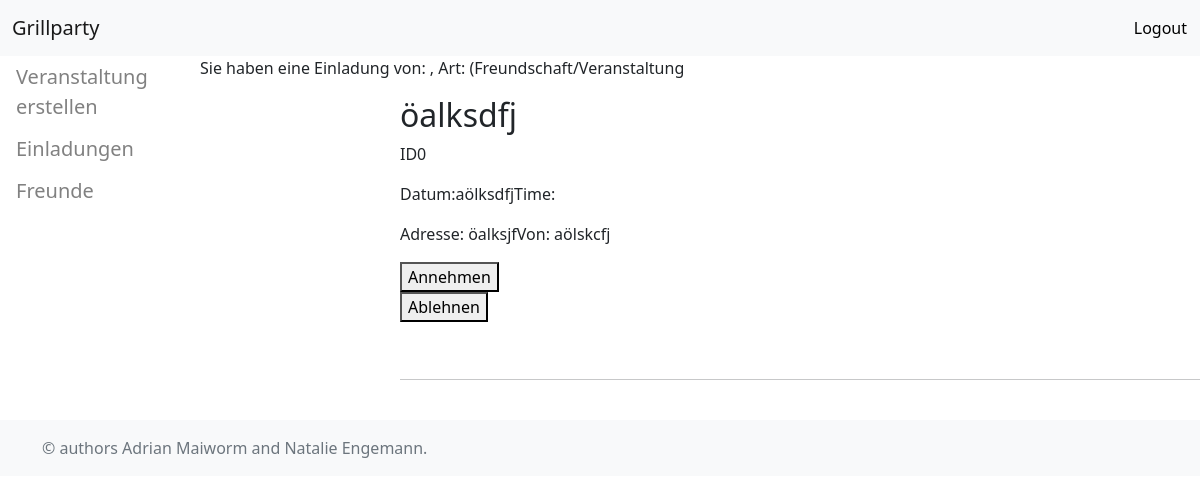
Page /invitations (signed in) on the committed database.
### tables this page shows
CREATE TABLE parties (
				id INTEGER NOT NULL PRIMARY KEY AUTOINCREMENT,
				title TEXT NOT NULL,
				date TEXT NOT NULL,
				time TEXT NOT NULL,
				address TEXT NOT NULL,
				owner TEXT NOT NULL,
				FOREIGN KEY (owner) REFERENCES users(mailaddress));

### main.py (the view)
@app.route('/invitations')
def invitations():
    user = session["user"]
    invites = select_open_party_invites(conn, cur, user)
    print(invites)
    return render_template('invitations.html', invites = invites)

### db_connection.py (called while the page is built)
def select_open_party_invites(conn, cur, user):
	script = """
	SELECT id, title, date, address, time, owner
	FROM parties
	WHERE parties.id
	IN (SELECT party_id FROM participants WHERE participant_mail = ? AND accepted = 0);
	"""
	parameters = [user]
	cur.execute(script, parameters)
	results = cur.fetchall()
	return results

### templates/invitations.html (shortened to what this page needs)
{% extends "dashboard.html" %}
{% block overview%}
<div class = "Einladungen">
    <p> Sie haben eine Einladung von: , Art: (Freundschaft/Veranstaltung</p>
    <div class="container-1">
        {% for invite in invites %}
        <p>
            <h2>{{ invite[1] }}</h2>
            <div class="Invites">
                <p>ID<td>{{ invite[0] }}</td></p>
            </div>
            <div class="DateTime">
                <p>Datum:<td>{{ invite[2] }}</td></p>
                <p>Time:</p>
            </div>
            <div class="address">
                <p>Adresse:   <td>{{ invite[3] }}</td></p>
                <p>Von:      <td>{{ invite[4] }}</td></p>
            </div>
            <div class="buttons">
                <form action="/accept/" method="post">
                    <button name="Accept" type="submit" value="{{ invite[0] }}">Annehmen</button>
                </form>
                <form action="/decline/" method="post">
                    <button name="Decline" type="submit" value="{{ invite[0] }}">Ablehnen</button>
                </form>
            </div>
        </p>
        <span class="badge badge-primary">{{ invite[3] }}</span>
        <hr>
        {% endfor %}
    </div>
</div>
{% endblock %}

### static/css/dashboard.css (style rules this page uses)
.container-1 { margin-left: 200px; }
.Einladungen { margin-left: 200px; }
.Invites { display:flex; align-items: center; }
.DateTime { display:flex; align-items: center; }
.address { display:flex; align-items: center; }

### rows in the picture
parties: title "öalksdfj", id "0", date "aölksdfj", address "öalksjf", time "aölskcfj"
